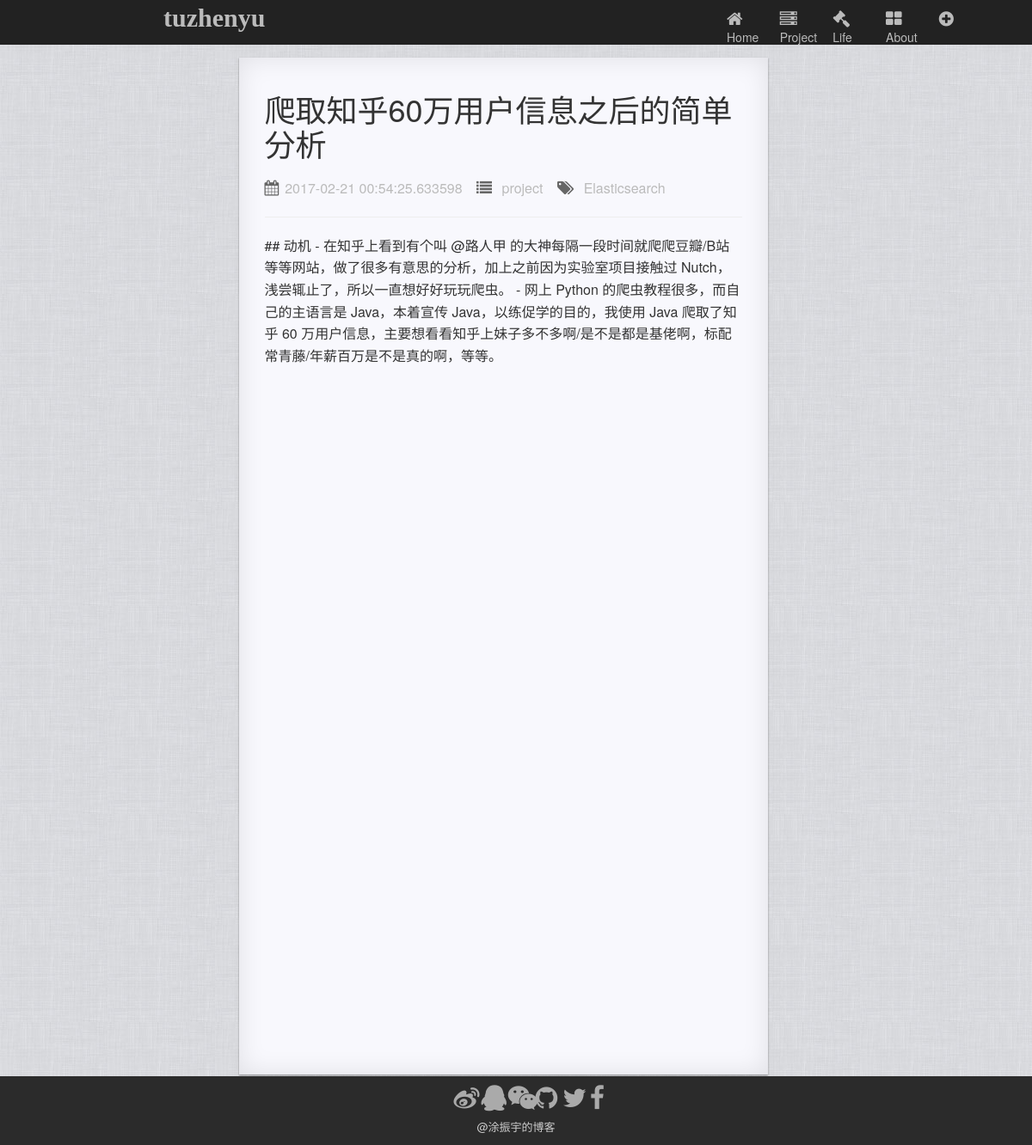
The app's page /article/2 with its own data.
### app/models.py (models this page shows)
class Article(db.Model):
    __tablename__ = 'articles'
    id = db.Column(db.Integer, primary_key = True)
    markDownEdit = db.Column(db.Text)
    timestamp = db.Column(db.DateTime,index=True,default=datetime.utcnow)
    title = db.Column(db.String(128))
    category = db.Column(db.String(32))
    tag = db.Column(db.String(32))
    describe = db.Column(db.Text)

### app/views.py (the view)
@app.route('/article/<int:id>')
def article(id):
    article = models.Article.query.get_or_404(id)
    return render_template("article.html",article = article)

### app/templates/article.html
{% extends "base.html" %}
{% block content %}
<div class="wrapper row">
  <div class="col-md-3"></div>
  <div class="col-md-6 row articleShow">
    <h1>{{article.title}}</h1>
    <div class="articleFooter">
      <ul>
        <li><i class="fa fa-calendar fa-1x" aria-hidden="true"></i><span>{{article.timestamp}}</span></li>
        <li><i class="fa fa-list fa-1x" aria-hidden="true"></i><span>{{article.category}}</span></li>
        <li><i class="fa fa-tags fa-1x" aria-hidden="true"></i><span>{{article.tag}}</span></li>
      </ul>
    </div>
    <hr>
    <article class="articleContant">
      <p>{{article.markDownEdit}}</p>
    </article>
  </div>
</div>
{% endblock %}

### app/static/css/style.css (style rules this page uses)
body { width: 100%; height: 100%; }
.articleFooter ul { list-style: none; margin-top: 5px; padding: 0; }
.articleFooter ul li { display: inline-block; color:#666; margin-right: 12px; }
.articleFooter ul li span { color:#bbb; font-size: 16px; }
.articleFooter ul li i { margin-right: 7px; font-size: 18px; }
.articleShow { height: 1183px; padding: 20px 30px; line-height: 1.6; font-size: 16px; background-color: #f8f8fd; box-shadow: 0 1px 2px rgba(0, 0, 0, 0.4), 0 0 30px rgba(10, 10, 0, 0.1) inset; }
.articleShow .articleFooter { margin-top: 20px; }

### records on screen
Article: title "爬取知乎60万用户信息之后的简单分析", timestamp "2017-02-21 00:54:25.633598", category "project", tag "Elasticsearch", markDownEdit "## 动机 - 在知乎上看到有个叫 @路人甲 的大神每隔一段时间就爬爬豆瓣/B站等等网站，做了很多有意思的分析，加上之前因为实验室项目接触过 Nutch，浅尝辄止了，所以一直想好好玩玩爬虫。 - 网上 Python 的爬虫教程很多，而自己的主语言是 Java，本着宣传 Java，以练促学的目的，我使用 Java 爬取了知乎 60 万用户信息，主要想看看知乎上妹子多不多啊/是不是都是基佬啊，标配常青藤/年薪百万是不是真的啊，等等。"
